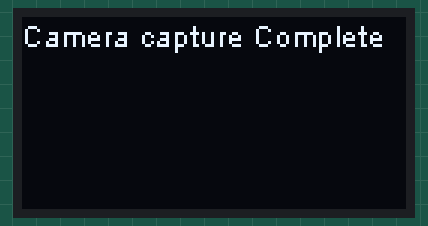
Bench run of a sketch on a simulated ESP32. Parts: 128×64 one-colour display. The camera gives no picture; what the sketch prints to the serial monitor is not drawn.

Above: at 0.5 s.

The sketch:

esp32-camera-upload.ino
```cpp
#define ENABLE_OLED
#define ENABLE_CAMERA

#ifdef ENABLE_OLED
#include "SSD1306.h"
#define OLED_ADDRESS 0x3c
#define I2C_SDA 21
#define I2C_SCL 22
SSD1306Wire display(OLED_ADDRESS, I2C_SDA, I2C_SCL);
#endif
#ifdef ENABLE_CAMERA
#include "esp_camera.h"
#define Y9_GPIO_NUM         39
#define Y8_GPIO_NUM         36
#define Y7_GPIO_NUM         23
#define Y6_GPIO_NUM         18
#define Y5_GPIO_NUM         15
#define Y4_GPIO_NUM         4
#define Y3_GPIO_NUM         14
#define Y2_GPIO_NUM         5
#define VSYNC_GPIO_NUM      27
#define HREF_GPIO_NUM       25
#define PCLK_GPIO_NUM       19
#define PWDN_GPIO_NUM       26
#define XCLK_GPIO_NUM       32
#define SIOD_GPIO_NUM       13
#define SIOC_GPIO_NUM       12
#define RESET_GPIO_NUM      -1
#define BUTTON_1            34
#endif

#ifdef ENABLE_OLED
void printOled(char line, char *str) {
  display.drawString(0, line * 10, str);
  display.display();
}
void clearOled() {
  display.clear();
  display.display();
}
#endif

void setup() {
  camera_fb_t * fb = NULL;

  Serial.begin(115200);
#ifdef ENABLE_OLED
  display.init();
  display.setTextAlignment(TEXT_ALIGN_LEFT);
  display.setFont(ArialMT_Plain_10);
#endif
#ifdef ENABLE_CAMERA
  camera_config_t config;
  config.ledc_channel = LEDC_CHANNEL_0;
  config.ledc_timer = LEDC_TIMER_0;
  config.pin_d0 = Y2_GPIO_NUM;
  config.pin_d1 = Y3_GPIO_NUM;
  config.pin_d2 = Y4_GPIO_NUM;
  config.pin_d3 = Y5_GPIO_NUM;
  config.pin_d4 = Y6_GPIO_NUM;
  config.pin_d5 = Y7_GPIO_NUM;
  config.pin_d6 = Y8_GPIO_NUM;
  config.pin_d7 = Y9_GPIO_NUM;
  config.pin_xclk = XCLK_GPIO_NUM;
  config.pin_pclk = PCLK_GPIO_NUM;
  config.pin_vsync = VSYNC_GPIO_NUM;
  config.pin_href = HREF_GPIO_NUM;
  config.pin_sscb_sda = SIOD_GPIO_NUM;
  config.pin_sscb_scl = SIOC_GPIO_NUM;
  config.pin_pwdn = PWDN_GPIO_NUM;
  config.pin_reset = RESET_GPIO_NUM;
  config.xclk_freq_hz = 20000000;
  config.pixel_format = PIXFORMAT_JPEG;
  //init with high specs to pre-allocate larger buffers
  config.frame_size = FRAMESIZE_UXGA;
  config.jpeg_quality = 10;
  config.fb_count = 2;
  esp_err_t err = esp_camera_init(&config);
  if (err != ESP_OK) {
      #ifdef ENABLE_OLED
      clearOled();
      printOled(0, "Camera init Failed");
      #else
      Serial.print("Camera init Failed");
      #endif
  }
#endif
  sensor_t *s = esp_camera_sensor_get();
  s->set_framesize(s, FRAMESIZE_QVGA);

  fb = esp_camera_fb_get();
    if (!fb) {
      #ifdef ENABLE_OLED
      clearOled();
      printOled(0, "Camera capture Failed");
      #else
      Serial.print("Camera capture Failed");
      #endif
    }
  #ifdef ENABLE_OLED
  clearOled();
  printOled(0, "Camera capture Complete");
  #endif
  Serial.println("Camera capture Complete");
  Serial.print(fb->len);

}

void loop() {
  delay(1000);
}
```
